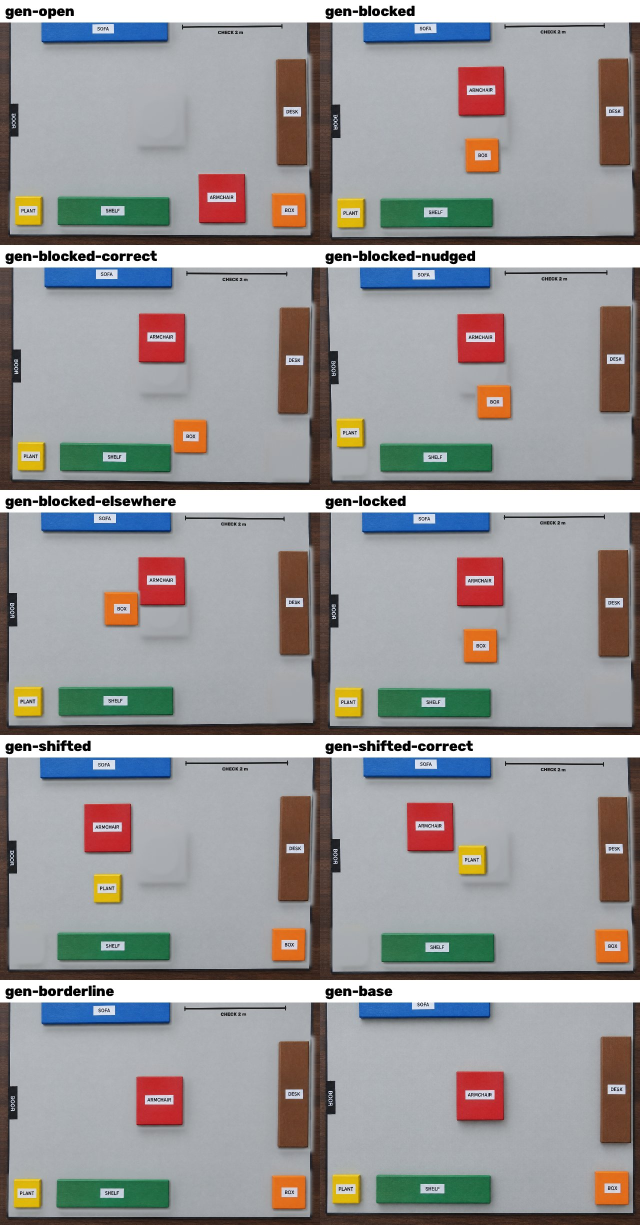
#> input picture evals/photos/generated/contact-sheet.jpg, 1280 x 2450 px (shown at 1/2 size)
$ python -i mock.py   (imports and definitions only)
#> lines starting #> are read from the running program, lines starting #| are printed output that depends on the picture
"""Mock providers. Perception is a real OpenCV colour-segmentation path on the synthetic demo image
(plumbing test only; says nothing about SAM or Spark quality). Labels come from a fixed colour table."""
from __future__ import annotations

import re

import cv2
import numpy as np

from .base import ConstraintSpec, DetectedObject, PerceptionResult, ProviderError

# RGB palette shared with scripts/make_demo.py. Mock "labeller" = nearest palette colour.
PALETTE = {
    "sofa": (60, 90, 200), "desk": (140, 90, 40), "shelf": (30, 120, 60),
    "armchair": (230, 120, 30), "plant": (150, 200, 60), "box": (160, 60, 160),
}
MARKER_RGB = (255, 0, 255)
RULER_RGB = (20, 20, 20)
TOL = 40.0


def _near(img_rgb: np.ndarray, rgb, tol=TOL) -> np.ndarray:
    d = np.linalg.norm(img_rgb.astype(np.float32) - np.array(rgb, np.float32), axis=2)
    return (d < tol).astype(np.uint8)


def _clean(m: np.ndarray) -> np.ndarray:
    return cv2.morphologyEx(m, cv2.MORPH_OPEN, np.ones((3, 3), np.uint8))


# [36 lines that did not run here, left out]


_NUM = re.compile(r"(\d+(?:\.\d+)?)\s*(cm|centimet\w*|mm|millimet\w*|m|metres?|meters?)\b", re.I)
_LOCK = re.compile(r"\b(lock|locked|keep|fixed|fix|leave|don'?t move|do not move|stay)\b", re.I)


# [31 lines that did not run here, left out]

>>> import cv2
>>> picture = cv2.imread('../../../../evals/photos/generated/contact-sheet.jpg', cv2.IMREAD_GRAYSCALE)
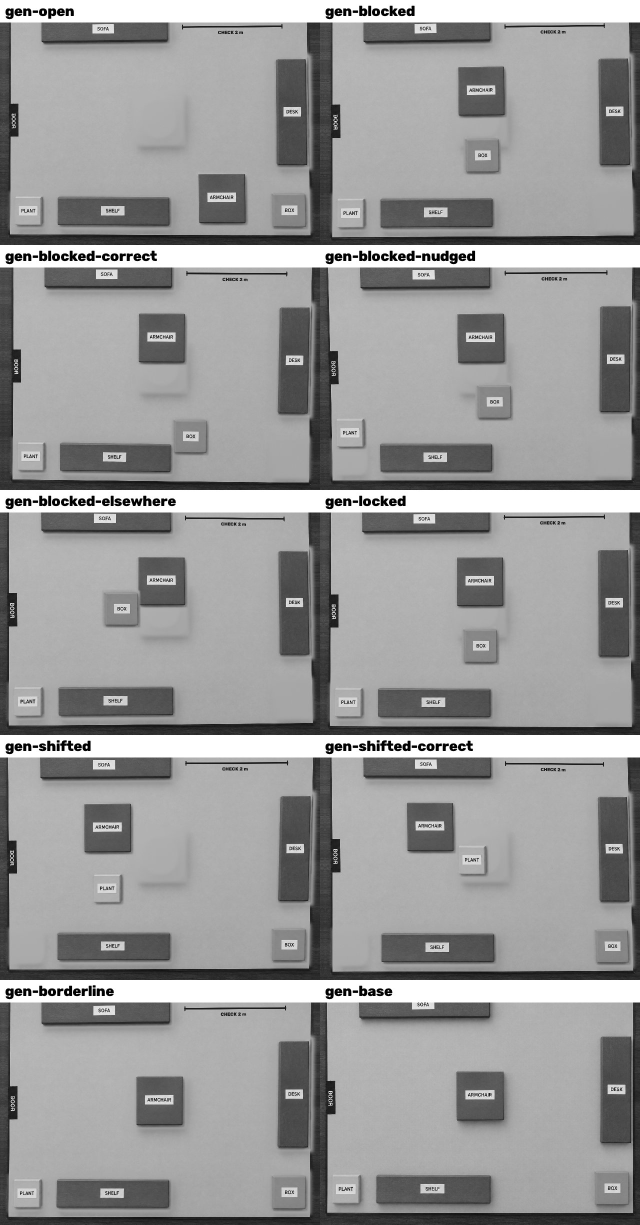
#> picture: shape (2450, 1280) (shown at 1/2 size); min 0, max 255, mean 153
#> (the run stopped early here; a loop or call above may not have finished)
